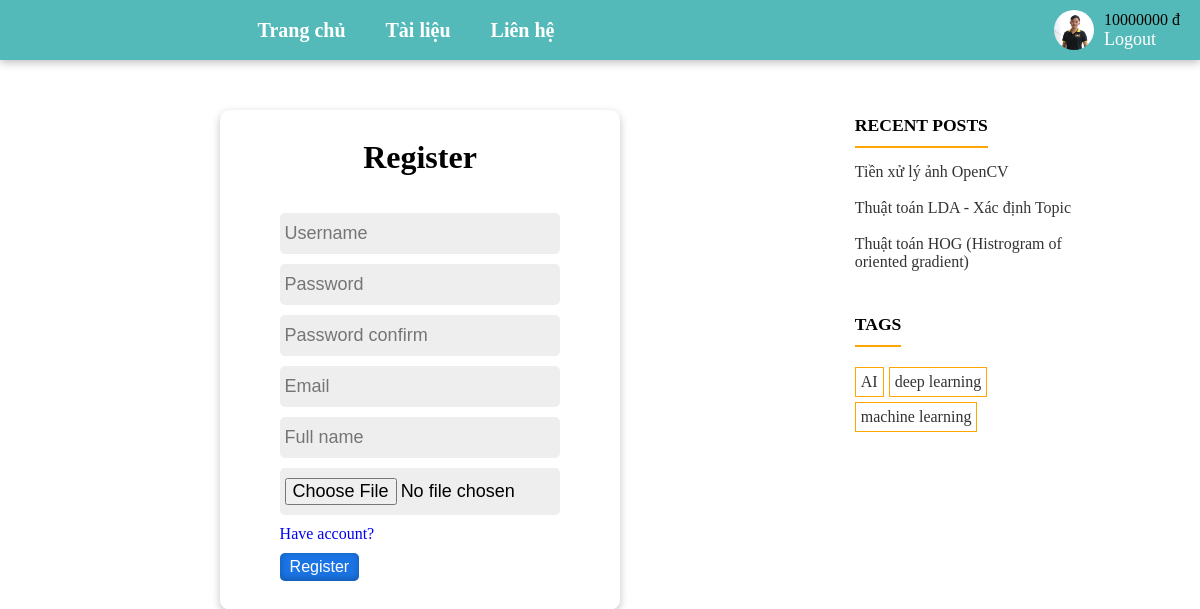
The page /user/register/ (signed in) on the database its author committed.
### User/models.py (models this page shows, shortened)
class CustomUser(AbstractUser):
    username_validator = UnicodeUsernameValidator()
    username = models.CharField(
        _('username'),
        max_length=150,
        unique=True,
        help_text=_(
            'Required. 150 characters or fewer. Letters, digits and @/./+/-/_ only.'),
        validators=[username_validator],
        error_messages={
            'unique': _("A user with that username already exists."),
        },
    )
    fullName = models.CharField(_('full name'), max_length=255, blank=False)
    email = models.EmailField(_('email address'), unique=True)
    avatar = models.ImageField(blank=True,
                               upload_to='avatars')
    balance = models.IntegerField(default=0)

### Blog/models.py (models this page shows, shortened)
class Post(models.Model):
    auth = models.ForeignKey(User, on_delete=models.CASCADE)
    title = models.TextField(blank=True)
    date = models.DateField(default=datetime.datetime.now)
    slug = models.SlugField(default='slug', blank=True)
    tag = models.ManyToManyField(Tag)
    is_delete = models.BooleanField(default=False)
    content = RichTextUploadingField()

class Tag(models.Model):
    name = models.CharField(max_length=100, unique=True)

### User/views.py (the view, shortened to what this page needs)
# urls.py: path('register/', views.Register.as_view(), name='register'),
class Register(View):
    def get(self, request):
        return render(request, 'register.html')

### Blog/views.py (called while the page is built)
def get_base_data(request):
    return {
        'posts': Post.objects.all().order_by('-date')[:5],
        'tags': Tag.objects.all(),
        'intro': Introduce.objects.all()[0]
    }

### templates/register.html (shortened to what this page needs)
{% extends 'base.html' %} {% load static %} {% block content %}
<div class="register">
    <h1>Register</h1>
    <form id="register_form" method="post" enctype="multipart/form-data">
        <div class="form_group">
            <input
                type="text"
                name="username"
                placeholder="Username"
                required
                id="username"
            />
        </div>
        <div class="form_group">
            <input
                type="password"
                name="password"
                placeholder="Password"
                id="password"
                onblur="validate_pass()"
            />
        </div>
        <div class="form_group">
            <input
                type="password"
                name="password_cf"
                placeholder="Password confirm"
                id="password_cf"
                onblur="validate_pass_cf()"
            />
        </div>
        <div class="form_group">
            <input type="email" name="email" placeholder="Email" required />
        </div>
        <div class="form_group">
            <input
                type="text"
                name="fullName"
                placeholder="Full name"
                required
            />
        </div>
        <div>
            <input type="file" name="avatar" placeholder="Avatar" required />
        </div>
        <div class="other">
            <a href="{% url 'user:login' %}">Have account?</a>
        </div>
        <div>
            <button type="submit">Register</button>
        </div>
    </form>
</div>
{% endblock content %}

### templates/base.html (shortened to what this page needs)
{% load static %}
<!DOCTYPE html>
<html lang="en">
    <head>
        <link
            rel="stylesheet"
            href="//cdnjs.cloudflare.com/ajax/libs/highlight.js/11.5.1/styles/default.min.css"
        />
        <link
            rel="stylesheet"
            type="text/css"
            href="https://cdn.jsdelivr.net/npm/toastify-js/src/toastify.min.css"
        />
        <link
            href="https://cdn.jsdelivr.net/npm/@uvarov.frontend/vanilla-calendar@1.3.5/vanilla-calendar.min.css"
            rel="stylesheet"
        />
        <link rel="stylesheet" href="{% static 'css/reset.css' %}" />
        <link rel="stylesheet" href="{% static 'css/base.css' %}" />
        <link rel="stylesheet" href="{% static 'css/home.css' %}" />
        <link rel="stylesheet" href="{% static 'css/post.css' %}" />
        <link rel="stylesheet" href="{% static 'css/login.css' %}" />
        <link rel="stylesheet" href="{% static 'css/register.css' %}" />
        <link rel="stylesheet" href="{% static 'css/document.css' %}" />
    </head>
    <body>
        <div class="header">
            <div class="menu" id="menu">
                <a href="/" id="home">Trang chủ</a>
                <a href="/document" id="document">Tài liệu</a>
                <a href="/about" id="about">Liên hệ</a>
            </div>
            <div class="account">
                {% if user.is_authenticated %}
                <img src="/media/{{ user.avatar }}" alt="" />
                <div>
                    <div>{{ user.balance }} đ</div>
                    <a href="{% url 'user:logout' %}">Logout</a>
                </div>
                {% else %}
                <a href="{% url 'user:login' %}">Login</a>
                <a href="{% url 'user:register' %}">Register</a>
                {% endif %}
            </div>
        </div>
        <div class="body">
            <div class="content">{% block content %} {% endblock %}</div>
            <div class="relative">
                <div class="recent_post">
                    <div class="recent_post_title">RECENT POSTS</div>
                    {% for p in posts %}
                    <a href="{% url 'blog:post_detail'  p.id %}"
                        ><p>{{ p.title }}</p></a
                    >
                    {% endfor %}
                </div>
                <div class="tag">
                    <div class="tag_title">TAGS</div>
                    <div class="tag_content">
                        {% for tag in tags %}
                        <div class="tag_item">
                            <a href="{% url 'blog:search_tag' tag.name %}"
                                >{{tag.name}}</a
                            >
                        </div>
                        {% endfor %}
                    </div>
                </div>
            </div>
        </div>
    </body>
</html>

### static/css/base.css (style rules this page uses)
body { position: relative; }
.header { display: flex; align-items: center; justify-content: space-around; min-height: 60px; width: 100%; background-color: #54bab9; position: relative; box-shadow: rgba(0, 0, 0, 0.24) 0px 3px 8px; position: fixed; top: 0; z-index: 10; }
.header .menu { display: flex; align-items: center; justify-content: center; flex: 0.7; font-weight: 800; }
.header .account { display: flex; align-items: center; justify-content: flex-end; flex: 0.3; padding: 0 20px; }
.header .menu a { font-size: 20px; color: #fff; text-decoration: none; padding: 10px 20px; }
.header .account a { font-size: 18px; color: #fff; text-decoration: none; margin-right: 7px; }
.header .account img { width: 40px; height: 40px; border-radius: 50%; object-fit: cover; margin-right: 10px; }
.body { display: flex; margin-top: 90px; position: relative; }
.body .content { flex: 0.7; }
.body .relative { flex: 0.3; position: fixed; right: 20px; }
.body .recent_post, .tag { width: 80%; margin: 15px 0; }
.body .recent_post_title { padding: 10px 0; border-bottom: 2px solid orange; display: inline-block; font-size: 1.1em; font-weight: 900; margin-bottom: 15px; }
.body .tag_title { padding: 10px 0; border-bottom: 2px solid orange; display: inline-block; font-size: 1.1em; font-weight: 900; margin-bottom: 15px; }
.body .tag .tag_content { display: flex; flex-wrap: wrap; }
.body .tag .tag_content .tag_item { padding: 5px; border: 1px solid orange; margin: 5px 5px 0 0; }
.body .tag_item a { text-decoration: none; color: #333; }
.recent_post a { text-decoration: none; color: #333; padding: 0.5em; }

### static/css/register.css (style rules this page uses)
.register { width: 400px; height: 500px; margin: 0 auto; display: flex; flex-direction: column; align-items: center; justify-content: space-around; box-shadow: rgba(0, 0, 0, 0.24) 0px 3px 8px; padding: 10px 20px; margin-top: 20px; border-radius: 10px; }
#register_form { display: flex; flex-direction: column; align-items: center; }
#register_form input { border: none; font-size: 18px; background-color: #eeeeee; padding: 10px 5px; margin-bottom: 10px; width: 100%; border-radius: 5px; }
#register_form div, .form_group { width: 80%; }
#register_form a { text-decoration: none; }
#register_form button { font-size: 16px; color: #fff; background-color: #1b74e4; padding: 5px 10px; margin-top: 10px; border: none; border-radius: 5px; cursor: pointer; box-shadow: rgba(50, 50, 93, 0.25) 0px 50px 100px -20px, rgba(0, 0, 0, 0.3) 0px 30px 60px -30px, rgba(10, 37, 64, 0.35) 0px -2px 6px 0px inset; }

### rows shown on the page
CustomUser: avatar (picture), balance "10000000"
Post: title "Tiền xử lý ảnh OpenCV"
Post: title "Thuật toán LDA - Xác định Topic"
Post: title "Thuật toán HOG (Histrogram of oriented gradient)"
Tag: name "AI"
Tag: name "deep learning"
Tag: name "machine learning"
